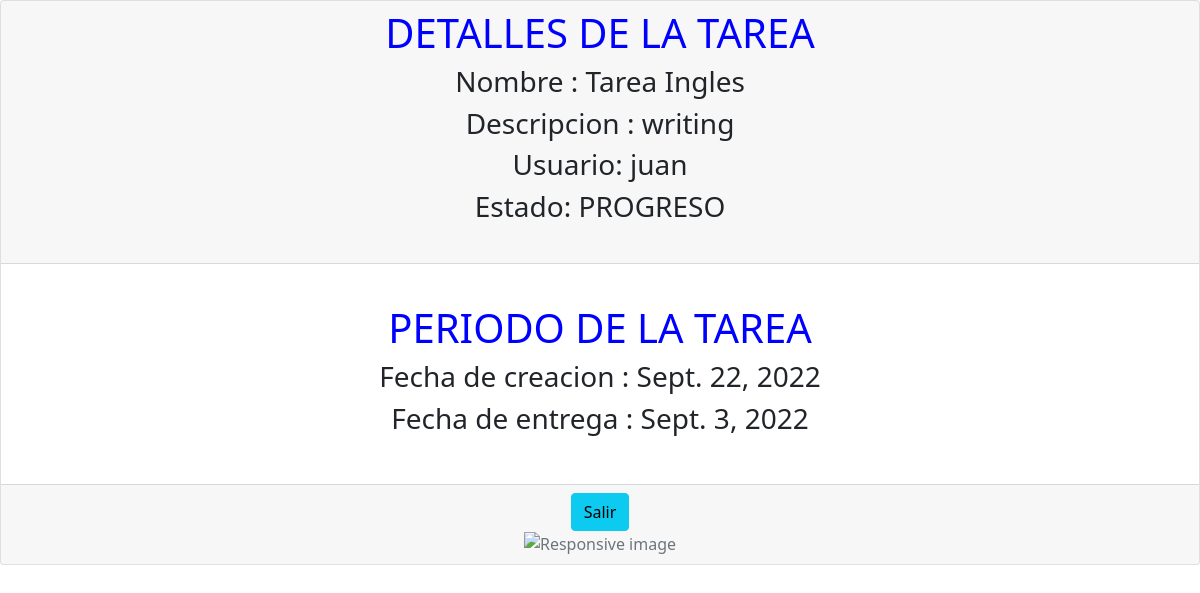
Screenshot of /detalleTarea/14 with the database file from the repository.
### gestion_tareas/models.py (models this page shows)
class tarea(models.Model):
    nombre_tarea = models.CharField(max_length=128,default='')
    descripcion = models.CharField(max_length=256,default='')
    fecha_creacion = models.DateField(default=datetime.date.today)
    fecha_entrega = models.DateField(null=True)
    usuario_responsable = models.CharField(max_length=128,default='')
    estadoTarea = models.CharField(max_length=128,default='PROGRESO')

### gestion_tareas/views.py (the view)
# urls.py: path('detalleTarea/<str:ind>',views.detalleTarea,name='detalleTarea'),
def detalleTarea(request,ind):
 tareas_detalles = tarea.objects.get(id=ind)
 return render(request, 'gestion_tareas/detalleTarea.html', {
        'tareas_detalles': tareas_detalles,
    })

### gestion_tareas/templates/gestion_tareas/detalleTarea.html (shortened to what this page needs)
<!DOCTYPE html>
<html lang="en">
<head>
    <link href="https://cdn.jsdelivr.net/npm/bootstrap@5.0.2/dist/css/bootstrap.min.css" rel="stylesheet">
</head>
<body>
    <div class="card text-center">
        <div class="card-header">
            <h1 style="color: blue;">DETALLES DE LA TAREA</h1>
            <h3>Nombre : {{ tareas_detalles.nombre_tarea }}</h3>
            <h3>Descripcion : {{ tareas_detalles.descripcion}}</h3>
            <h3>Usuario: {{ tareas_detalles.usuario_responsable }}</h3>
            <h3>Estado: {{ tareas_detalles.estadoTarea }}</h3>
            <br>
        </div>
        <div class="card-body">
          <br>
          <h1 class="card-title" style="color:blue">PERIODO DE LA TAREA</h1>
          <h3>Fecha de creacion : {{ tareas_detalles.fecha_creacion }}</h3>
          <h3>Fecha de entrega : {{ tareas_detalles.fecha_entrega }}</h3>
        </div>
        <br>
        <div class="card-footer text-muted">
            <a class="btn btn-info" href="{% url 'gestion_tareas:dashboard' %}">Salir</a>
            <br>
            <img src="https://encrypted-tbn0.gstatic.com/images?q=tbn:ANd9GcRBlXuW1Ty5soSXFsny8PhlfP4fF6cVS1qWZA&usqp=CAU" class="img-fluid" alt="Responsive image">
          </div>
      </div>
</body>
</html>

### rows the page displays
tarea: nombre_tarea "Tarea Ingles", descripcion "writing", usuario_responsable "juan", estadoTarea "PROGRESO", fecha_creacion "Sept. 22, 2022", fecha_entrega "Sept. 3, 2022"
